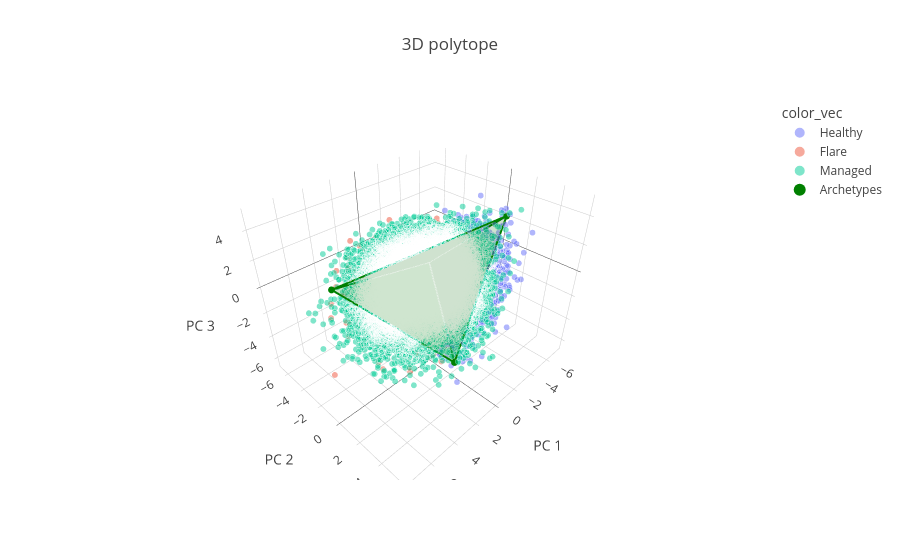

Notebook code cell kept with this figure:
### Markdown cell above
We find ncM with the "Flare" status enriched at archetype 2 and not associated with archetype 0. We can observe such distribution in the PCA space when plotting only the ncM with "Flare" status:

### Code cell
pt.plot_archetypes_3D(adata, color="Status")

### Figure 1 — Plotly figure (JSON) as saved in the notebook; plotly's stock layout.template omitted (floating-point values rounded to 4 significant figures; data arrays with more than 128 entries replaced by an {"elided": "..."} marker saying what was removed)
{"data": [{"hovertemplate": "color_vec=Healthy<br>PC 1=%{x}<br>PC 2=%{y}<br>PC 3=%{z}<br>marker_size=%{marker.size}<extra></extra>", "legendgroup": "Healthy", "marker": {"color": "#636efa", "opacity": 0.5, "size": {"elided": "15091 int values"}, "sizemode": "area", "sizeref": 0.04, "symbol": "circle"}, "mode": "markers", "name": "Healthy", "scene": "scene", "showlegend": true, "type": "scatter3d", "x": {"elided": "15091 float values"}, "y": {"elided": "15091 float values"}, "z": {"elided": "15091 float values"}}, {"hovertemplate": "color_vec=Flare<br>PC 1=%{x}<br>PC 2=%{y}<br>PC 3=%{z}<br>marker_size=%{marker.size}<extra></extra>", "legendgroup": "Flare", "marker": {"color": "#EF553B", "opacity": 0.5, "size": {"elided": "1460 int values"}, "sizemode": "area", "sizeref": 0.04, "symbol": "circle"}, "mode": "markers", "name": "Flare", "scene": "scene", "showlegend": true, "type": "scatter3d", "x": {"elided": "1460 float values"}, "y": {"elided": "1460 float values"}, "z": {"elided": "1460 float values"}}, {"hovertemplate": "color_vec=Managed<br>PC 1=%{x}<br>PC 2=%{y}<br>PC 3=%{z}<br>marker_size=%{marker.size}<extra></extra>", "legendgroup": "Managed", "marker": {"color": "#00cc96", "opacity": 0.5, "size": {"elided": "31268 int values"}, "sizemode": "area", "sizeref": 0.04, "symbol": "circle"}, "mode": "markers", "name": "Managed", "scene": "scene", "showlegend": true, "type": "scatter3d", "x": {"elided": "31268 float values"}, "y": {"elided": "31268 float values"}, "z": {"elided": "31268 float values"}}, {"hoverinfo": "text", "marker": {"color": "green", "size": 4, "symbol": "circle"}, "mode": "markers", "name": "Archetypes", "text": ["Archetype 0", "Archetype 1", "Archetype 2", "Archetype 3"], "type": "scatter3d", "x": [-4.38, -3.518, 6.012, 2.024], "y": [2.249, -3.514, -2.043, 4.029], "z": [3.829, -1.672, 1.301, -2.982]}, {"color": "green", "i": [1, 3, 3, 3], "j": [2, 2, 1, 1], "k": [0, 0, 0, 2], "opacity": 0.1, "type": "mesh3d", "x": [-4.38, -3.518, 6.012, 2.024], "y": [2.249, -3.514, -2.043, 4.029], "z": [3.829, -1.672, 1.301, -2.982]}, {"line": {"color": "green", "width": 4}, "mode": "lines", "showlegend": false, "type": "scatter3d", "x": [-3.518, 6.012, -4.38, -3.518], "y": [-3.514, -2.043, 2.249, -3.514], "z": [-1.672, 1.301, 3.829, -1.672]}, {"line": {"color": "green", "width": 4}, "mode": "lines", "showlegend": false, "type": "scatter3d", "x": [2.024, 6.012, -4.38, 2.024], "y": [4.029, -2.043, 2.249, 4.029], "z": [-2.982, 1.301, 3.829, -2.982]}, {"line": {"color": "green", "width": 4}, "mode": "lines", "showlegend": false, "type": "scatter3d", "x": [2.024, -3.518, -4.38, 2.024], "y": [4.029, -3.514, 2.249, 4.029], "z": [-2.982, -1.672, 3.829, -2.982]}, {"line": {"color": "green", "width": 4}, "mode": "lines", "showlegend": false, "type": "scatter3d", "x": [2.024, -3.518, 6.012, 2.024], "y": [4.029, -3.514, -2.043, 4.029], "z": [-2.982, -1.672, 1.301, -2.982]}], "layout": {"legend": {"itemsizing": "constant", "title": {"text": "color_vec"}, "tracegroupgap": 0}, "scene": {"domain": {"x": [0, 1], "y": [0, 1]}, "xaxis": {"title": {"text": "PC 1"}}, "yaxis": {"title": {"text": "PC 2"}}, "zaxis": {"title": {"text": "PC 3"}}}, "title": {"text": "3D polytope"}}}
